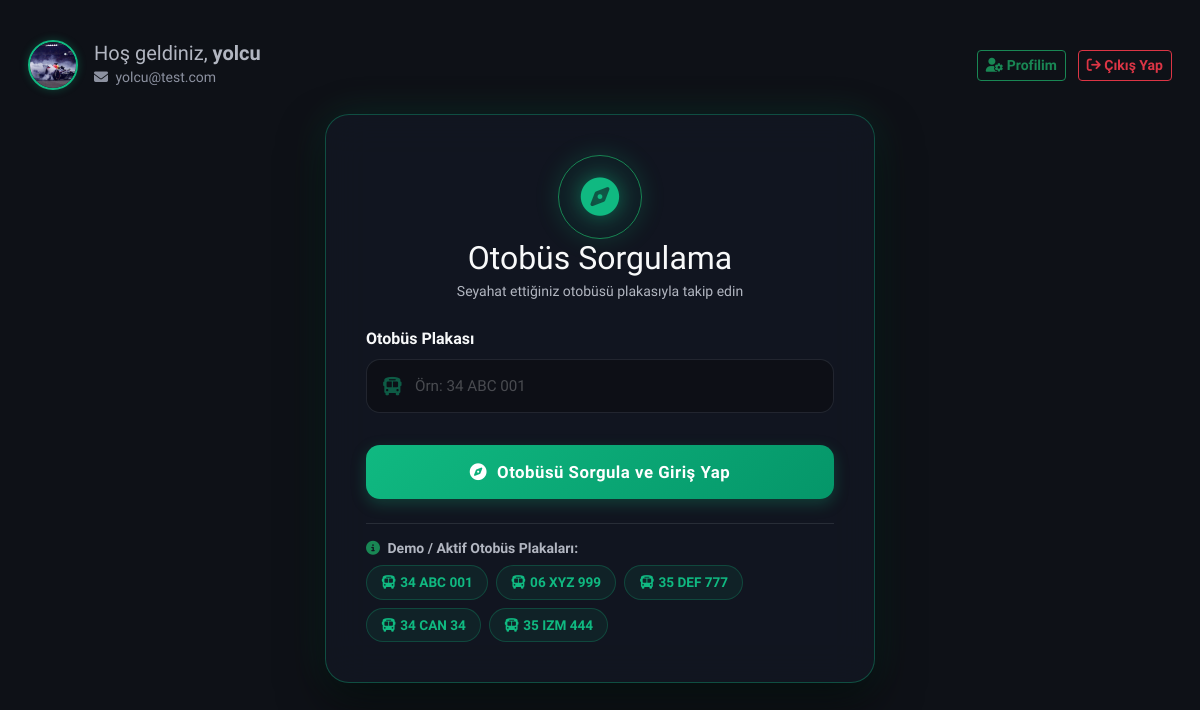
The page /yolcu_plaka_sorgula (signed in) on the database as committed earlier.
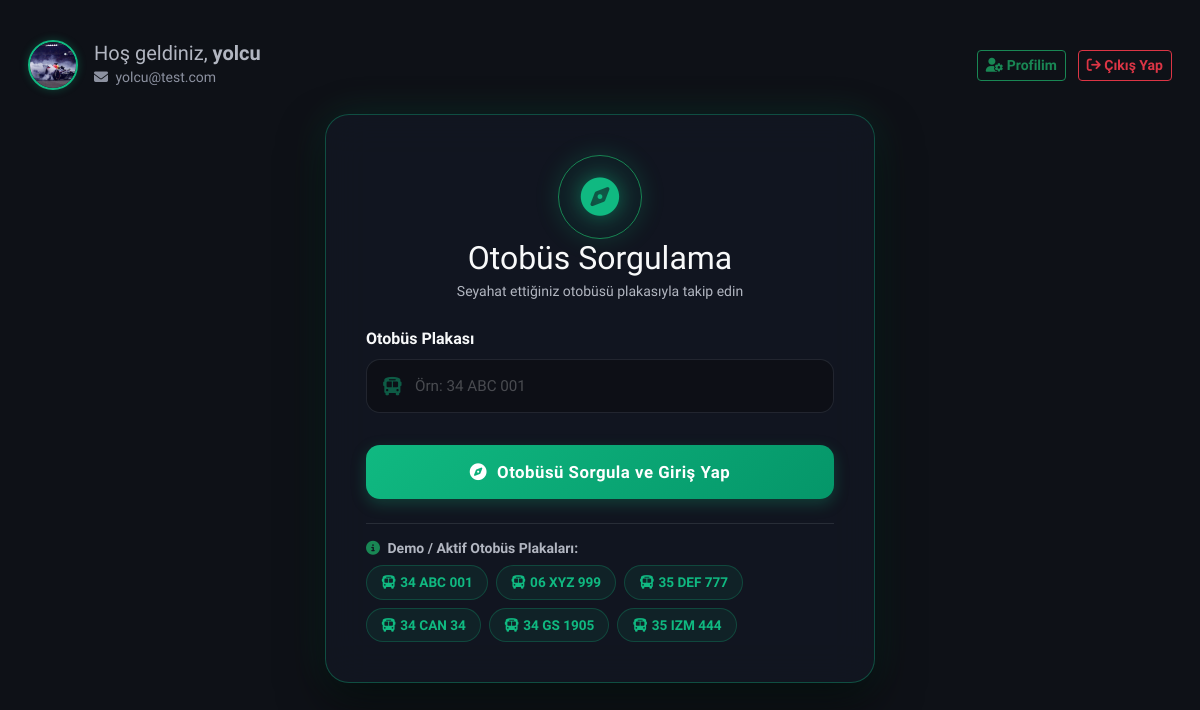
The same page on the database as committed later.
### app/models.py (models this page shows, shortened)
class Sofor(UserMixin, db.Model):
    __tablename__ = 'soforler'
    id: Mapped[int] = mapped_column(primary_key=True, autoincrement=True)
    ad: Mapped[str] = mapped_column(String(100), nullable=False)
    soyad: Mapped[str] = mapped_column(String(100), nullable=False)
    kullanici_adi: Mapped[str] = mapped_column(String(100), nullable=False, unique=True)
    email: Mapped[Optional[str]] = mapped_column(String(120), unique=True)
    arac_plaka: Mapped[Optional[str]] = mapped_column(String(50), nullable=True)
    sifre_hash: Mapped[str] = mapped_column(String(255), nullable=False)
    sifre_plain: Mapped[Optional[str]] = mapped_column(String(255))
    reset_token: Mapped[Optional[str]] = mapped_column(String(100))
    reset_token_expiry: Mapped[Optional[str]] = mapped_column(String(50))
    profil_resmi: Mapped[Optional[str]] = mapped_column(String(255), nullable=True)
    alarmlar: Mapped[List["Alarm"]] = relationship(back_populates="sofor")
    ses_loglari: Mapped[List["SesLog"]] = relationship(back_populates="sofor")
    vardiya_kayitlari: Mapped[List["VardiyaSesKaydi"]] = relationship(back_populates="sofor")
    yorumlar: Mapped[List["YolcuYorum"]] = relationship(back_populates="sofor")
    konum: Mapped[Optional["AracKonum"]] = relationship(back_populates="sofor", uselist=False)

### app/main/routes.py (the view, shortened to what this page needs)
@bp.route('/yolcu_plaka_sorgula', methods=['GET', 'POST'])
@yolcu_login_required
def yolcu_plaka_sorgula():
    soforler = db.session.scalars(
        db.select(Sofor).filter(Sofor.arac_plaka != "", Sofor.arac_plaka != None)
    ).all()
    yolcu = db.session.get(Yolcu, session['yolcu_id'])
    return render_template('yolcu_plaka_sorgula.html', title='Otobüs Sorgula', soforler=soforler, yolcu=yolcu)

### app/auth/routes.py (called while the page is built)
def yolcu_login_required(f):
    @wraps(f)
    def decorated_function(*args, **kwargs):
        if 'yolcu_id' not in session:
            flash('Bu sayfayı görmek için lütfen yolcu girişi yapın.', 'warning')
            return redirect(url_for('auth.login'))
        return f(*args, **kwargs)
    return decorated_function

### app/templates/yolcu_plaka_sorgula.html (shortened to what this page needs)
{% extends "base.html" %}
{% block content %}
<div class="row align-items-center mb-4 mt-3 px-3">
    <div class="col-8 d-flex align-items-center gap-3">
        <div style="width: 50px; height: 50px; border-radius: 50%; overflow: hidden; border: 2px solid #10b981; box-shadow: 0 0 8px rgba(16, 185, 129, 0.3); flex-shrink: 0;">
            {% if yolcu.profil_resmi %}
                <img src="{{ url_for('static', filename='uploads/avatars/' + yolcu.profil_resmi) }}" alt="PP" style="width: 100%; height: 100%; object-fit: cover;">
            {% else %}
                <img src="https://ui-avatars.com/api/?name={{ yolcu.ad_soyad }}&background=10b981&color=fff&size=100&bold=true" alt="PP" style="width: 100%; height: 100%; object-fit: cover;">
            {% endif %}
        </div>
        <div>
            <h5 class="text-secondary mb-0">Hoş geldiniz, <b>{{ yolcu.ad_soyad }}</b></h5>
            <small class="text-muted"><i class="fa-solid fa-envelope me-1"></i> {{ yolcu.email }}</small>
        </div>
    </div>
    <div class="col-4 text-end">
        <a href="{{ url_for('main.profil') }}" class="btn btn-outline-success btn-sm fw-bold me-2"><i class="fa-solid fa-user-gear"></i> Profilim</a>
        <a href="{{ url_for('auth.yolcu_logout') }}" class="btn btn-outline-danger btn-sm fw-bold"><i class="fa-solid fa-arrow-right-from-bracket"></i> Çıkış Yap</a>
    </div>
</div>
<div class="login-container mt-0">
    <div class="logo-outer-wrapper">
        <div class="logo-container border border-success">
            <i class="fa-solid fa-compass logo-icon"></i>
        </div>
        <h2 class="fw-extrabold text-light mb-1">Otobüs Sorgulama</h2>
        <p class="text-secondary small">Seyahat ettiğiniz otobüsü plakasıyla takip edin</p>
    </div>
    <form action="" method="post">
        <div class="mb-4">
            <label class="form-label fw-semibold text-light mb-2">Otobüs Plakası</label>
            <div class="input-icon-group">
                <i class="fa-solid fa-bus"></i>
                <input type="text" name="plaka" class="form-control" required placeholder="Örn: 34 ABC 001">
            </div>
        </div>
        <div class="pt-2">
            <button type="submit" class="btn-premium-submit">
                <i class="fa-solid fa-compass"></i> Otobüsü Sorgula ve Giriş Yap
            </button>
        </div>
    </form>
    <div class="mt-4 pt-3 border-top border-secondary border-opacity-25">
        <h6 class="text-secondary small fw-bold mb-2"><i class="fa-solid fa-circle-info text-success me-1"></i> Demo / Aktif Otobüs Plakaları:</h6>
        <div class="d-flex flex-wrap gap-2">
            {% for s in soforler %}
                <button type="button" class="btn btn-sm badge-plaka rounded-pill fw-bold" onclick="selectPlaka('{{ s.arac_plaka }}')">
                    <i class="fa-solid fa-bus me-1"></i>{{ s.arac_plaka }}
                </button>
            {% else %}
                <span class="text-muted small">Aktif kayıtlı plaka bulunmamaktadır.</span>
            {% endfor %}
        </div>
    </div>
</div>
{% endblock %}

Rows that differ between the two databases and show on the page:
now on this page (row edited): Sofor: arac_plaka "34 GS 1905"
